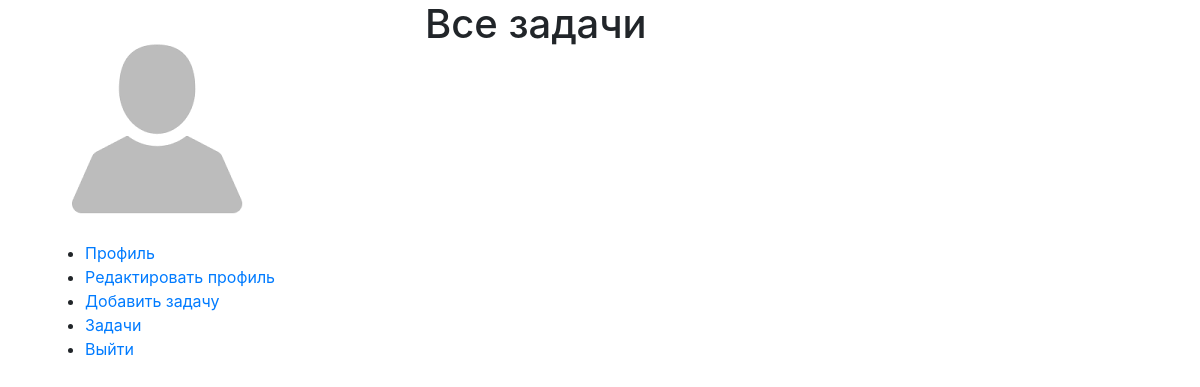
Page /mytasks/list/ (signed in) on the earlier database version.
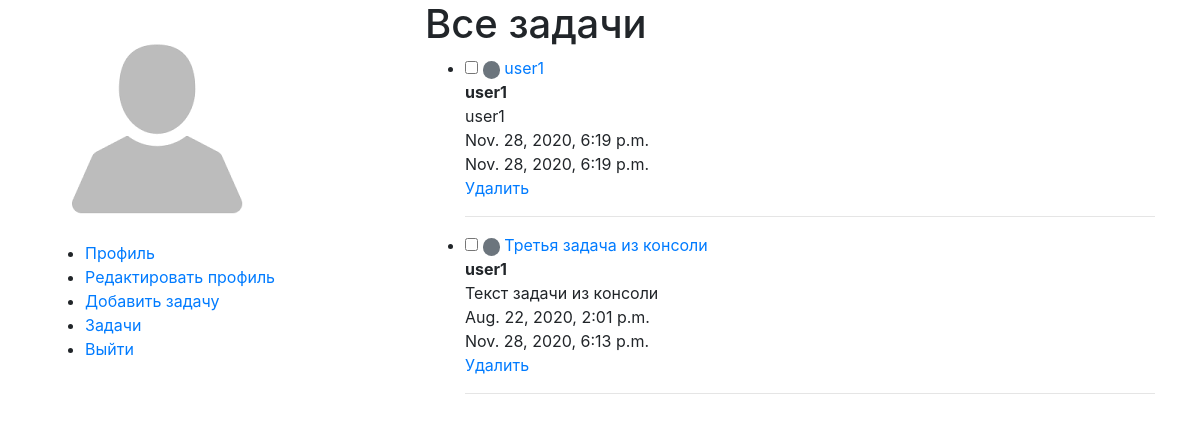
Same page on the later database version.
### mytasks/models.py (models this page shows, shortened)
class Task(models.Model):
    PRIORITY_HIGH = 1
    PRIORITY_MEDIUM = 2
    PRIORITY_LOW = 3
    PRIORITY_CHOICES = [
        (PRIORITY_HIGH, "Высокий приоритет"),
        (PRIORITY_MEDIUM, "Средний приоритет"),
        (PRIORITY_LOW, "Низкий приоритет"),
    ]
    task_title = models.CharField('Название задачи', max_length=100)
    task_text = models.TextField('Текст задачи')
    is_completed = models.BooleanField("Выполнено", default=False)
    created = models.DateTimeField('Дата постановки задачи', auto_now_add=True)
    updated = models.DateTimeField('Обновлено', auto_now=True)
    owner = models.ForeignKey(
        User,
        on_delete=models.CASCADE,
        related_name='tasks')
    priority = models.IntegerField(
        "Приоритет", choices=PRIORITY_CHOICES, default=PRIORITY_MEDIUM
    )
    class Meta:
        ordering = ('-created',)

### mytasks/views.py (the view)
# urls.py: path('list/', views.TaskListView.as_view(), name='list'),
class TaskListView(LoginRequiredMixin, ListView):
    model = Task
    context_object_name = "tasks"
    template_name = 'tasks/list.html'
    def get_queryset(self):
        u = self.request.user
        return u.tasks.all()

### mytasks/templates/tasks/list.html (shortened to what this page needs)
{% extends "base.html" %}
{% load static %}
{% block main_content %}
    <h1>
    Все задачи
    </h1>
    <ul id="tasks-list">
    {% for task in tasks %}
        {% if task.is_completed %}
        <li class="completed">
            <input class="checkbox" data-uid={{ task.id }} type="checkbox" disabled="disabled" checked="checked"/>
        {% else %}
        <li>
            <input class="checkbox" data-uid={{ task.id }} type="checkbox"/>
        {% endif %}
            {% if task.priority == task.PRIORITY_HIGH %}
            <span class="badge badge-pill badge-danger">&nbsp;</span>
            {% elif task.priority == task.PRIORITY_MEDIUM %}
            <span class="badge badge-pill badge-secondary">&nbsp;</span>
            {% elif task.priority == task.PRIORITY_LOW %}
            <span class="badge badge-pill badge-success">&nbsp;</span>
            {% endif %}
            <a href={% url "tasks:detail" task.id %}> {{ task.task_title }}</a> <br>
            <b>{{ task.owner }} </b> <br>
            {{ task.task_text }} <br>
            {{ task.created }} <br>
            {{ task.updated }} <br>
            <a class="remove" href="{% url 'tasks:delete' task.id %}">Удалить</a>
            <hr/>
        </li>
    {% endfor %}
    </ul>
{% endblock %}

### templates/base.html (shortened to what this page needs)
<!doctype html>
{% load static %}
<html lang="en">
    <head>
        <link rel="stylesheet" href="{% static '/styles.css' %}">
        <link rel="stylesheet" href="https://maxcdn.bootstrapcdn.com/bootstrap/4.0.0/css/bootstrap.min.css">
    </head>
    <body>
        <div class="container">
            <div class="row">
                <div class="side_bar col">
                    {% block side_bar %}
                        {% if user.is_authenticated %}
                        {% if user.profile.avatar %}
                            <img src="{{ user.profile.avatar.url }}" class="img-fluid">
                        {% else %}
                            <img src="/media/user_avatars/default.png" class="img-fluid">
                    {% endif %}
                        <ul>
                            <li><a href="#">Профиль</a> </li>
                            <li><a href="{% url 'edit' %}">Редактировать профиль</a></li>
                            <li><a href="{% url 'tasks:task_creator' %}">Добавить задачу</a></li>
                            <li><a href="{% url 'tasks:list' %}">Задачи</a></li>
                            <li><a href="{% url 'logout' %}">Выйти</a></li>
                        </ul>
                        {% endif %}
                    {% endblock %}
                </div>
                <div class="mail_contenet col-8">
                    {% block main_content %}
                    {% endblock %}
                </div>
            </div>
        </div>
    </body>
</html>

Differences in the rows shown:
added Task: priority 2 (drawn), task_title "user1", owner "user1", task_text "user1", created "Nov. 28, 2020, 6:19 p.m.", updated "Nov. 28, 2020, 6:19 p.m."
now on this page (row edited): Task: priority 2 (drawn), task_title "Третья задача из консоли", owner "user1", task_text "Текст задачи из консоли", created "Aug. 22, 2020, 2:01 p.m.", updated "Nov. 28, 2020, 6:13 p.m."
